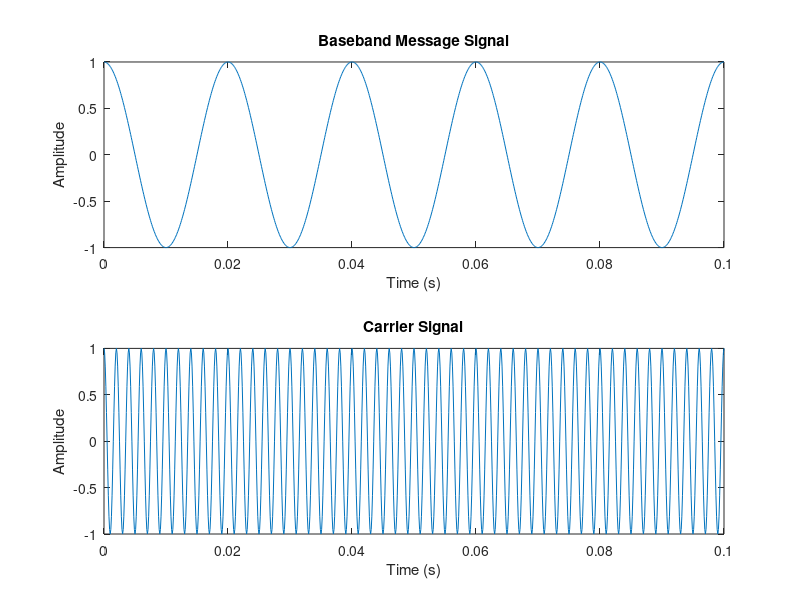
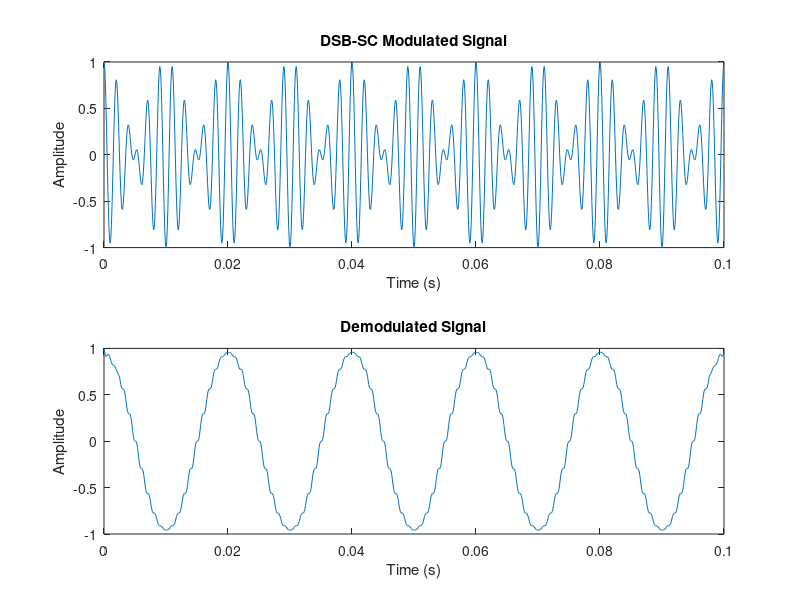
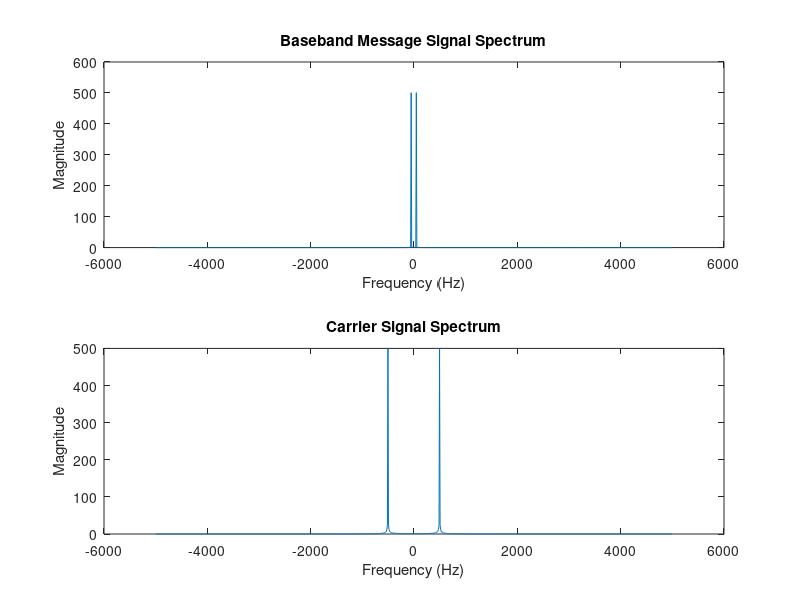
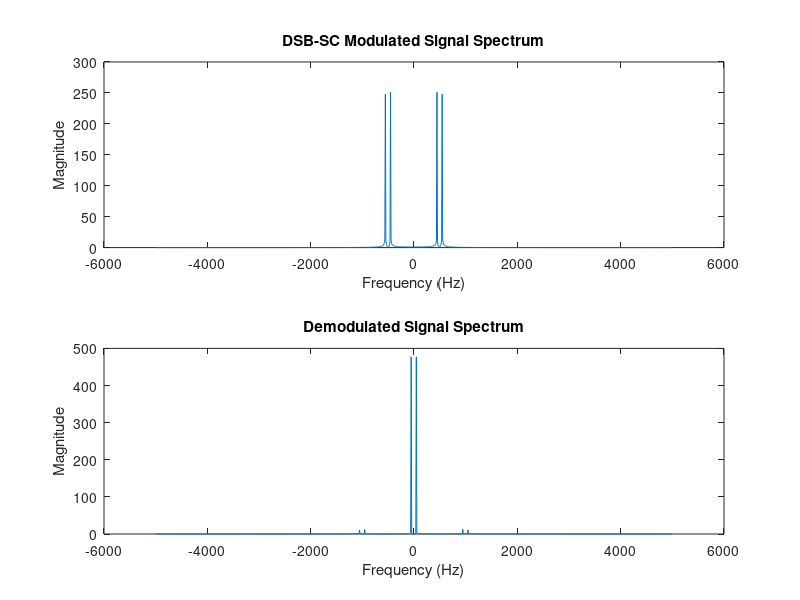

Here is the MATLAB script that generated these plots, in order:
% ECE 09433 - Lab 3
% Task 2: AM Modulation and Demodulation
% Group 3

% define parameters
fs = 10000; % Sampling frequency
t = 0:1/fs:0.1; % Time vector
fm = 50; % Message signal frequency
fc = 500; % Carrier frequency
Am = 1; % Amplitude of message signal
Ac = 1; % Amplitude of carrier signal

% generate baseband message signal and carrier signal
message = Am * cos(2 * pi * fm * t);
carrier = Ac * cos(2 * pi * fc * t);

% DSB-SC modulation
modulated_signal = message .* carrier;

% coherent demodulation
demodulated_signal = modulated_signal .* (2 * carrier); % Multiply by carrier
window_size = 50; % Adjust for better smoothing
demodulated_signal = movmean(demodulated_signal, window_size);

demodulated_signal = demodulated_signal / max(abs(demodulated_signal)); % Normalize output

% frequency domain analysis
N = length(t);
frequencies = (-N/2:N/2-1)*(fs/N);
message_fft = fftshift(abs(fft(message, N)));
carrier_fft = fftshift(abs(fft(carrier, N)));
modulated_fft = fftshift(abs(fft(modulated_signal, N)));
demodulated_fft = fftshift(abs(fft(demodulated_signal, N)));

% plot time-domain signals
figure;
subplot(2,1,1);
plot(t, message); title('Baseband Message Signal'); xlabel('Time (s)'); ylabel('Amplitude');
subplot(2,1,2);
plot(t, carrier); title('Carrier Signal'); xlabel('Time (s)'); ylabel('Amplitude');

figure;
subplot(2,1,1);
plot(t, modulated_signal); title('DSB-SC Modulated Signal'); xlabel('Time (s)'); ylabel('Amplitude');
subplot(2,1,2);
plot(t, demodulated_signal); title('Demodulated Signal'); xlabel('Time (s)'); ylabel('Amplitude');

% plot frequency-domain signals
figure;
subplot(2,1,1);
plot(frequencies, message_fft); title('Baseband Message Signal Spectrum'); xlabel('Frequency (Hz)'); ylabel('Magnitude');
subplot(2,1,2);
plot(frequencies, carrier_fft); title('Carrier Signal Spectrum'); xlabel('Frequency (Hz)'); ylabel('Magnitude');

figure;
subplot(2,1,1);
plot(frequencies, modulated_fft); title('DSB-SC Modulated Signal Spectrum'); xlabel('Frequency (Hz)'); ylabel('Magnitude');
subplot(2,1,2);
plot(frequencies, demodulated_fft); title('Demodulated Signal Spectrum'); xlabel('Frequency (Hz)'); ylabel('Magnitude');